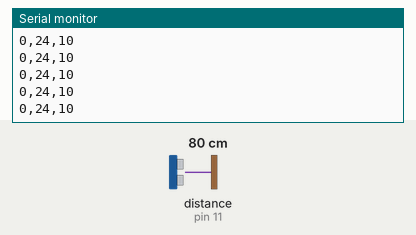
A sketch run on a simulated Arduino Uno, built with avr-gcc and run on an emulated ATmega328P. Parts: the last lines printed to the serial monitor. Wiring (inferred from the names in the program): ultrasonic range finder: trigger pin 12; echo pin 11. The inputs (shaded band) are chosen by the test bench; at power-on: distance to the obstacle (sensor on pin 11) 80 cm. The echo pulse lasts 58.3 µs per cm.

Above: at 1.2 s.
1.3 s: distance to the obstacle (sensor on pin 11) set to 35 cm
At 2.2 s:
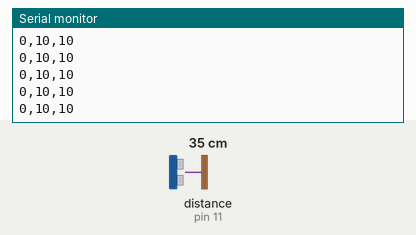
4.3 s: distance to the obstacle (sensor on pin 11) set to 2 cm
At 5.1 s:
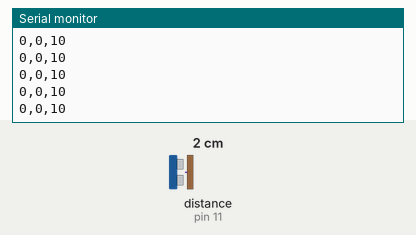
Timing chart, 0 to 7.3 s (numbered marks = the images above; inputs shaded):
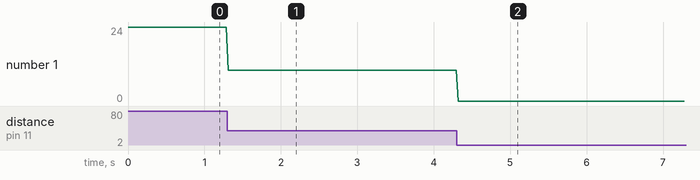

Measured:
- after the input at 1.3 s, the serial monitor: prints a new line at once (image 1)
- after the input at 4.3 s, the serial monitor: prints a new line at once (image 2)

The sketch:

hcSro4UltraSonicSensor.ino
```cpp
int trigPin = 12;
int echoPin = 11;
int pingTravelTime,pingDistance;
void setup() {
  pinMode(trigPin,OUTPUT);
  pinMode(echoPin,INPUT);
  Serial.begin(9600);

}

void loop() {
  digitalWrite(trigPin,LOW);
  delayMicroseconds(10);
  digitalWrite(trigPin,HIGH);
  delayMicroseconds(10);
  digitalWrite(trigPin,LOW);
  pingTravelTime=pulseIn(echoPin,HIGH);
  pingDistance=0.005214*pingTravelTime;
  Serial.print(0);
  Serial.print(",");
  Serial.print(pingDistance);
  Serial.print(",");
  Serial.println(10);
  //the statements are used to delimit the regions for plotting
  delay(25);

}
```
